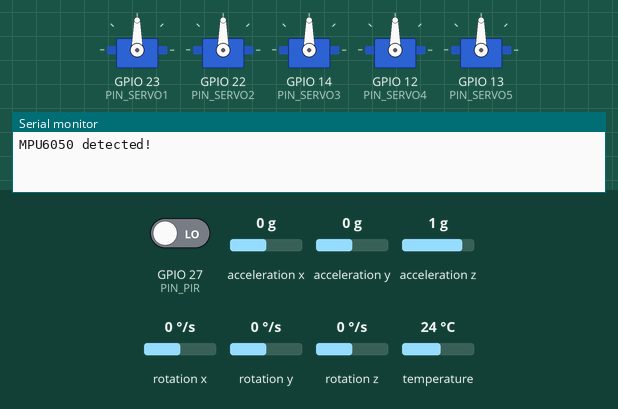
The sketch below on a simulated ESP32. Parts: 5 × servo, the last lines printed to the serial monitor. The test bench sets the inputs (shaded band); at power-on: GPIO 27 (PIN_PIR) LOW, rotation x 0 °/s, rotation y 0 °/s, acceleration x 0 g, acceleration y 0 g, acceleration z 1 g, rotation z 0 °/s, temperature 24 °C.

Above: at 1.2 s.
1.3 s: GPIO 27 (PIN_PIR) driven HIGH
At 2.1 s:
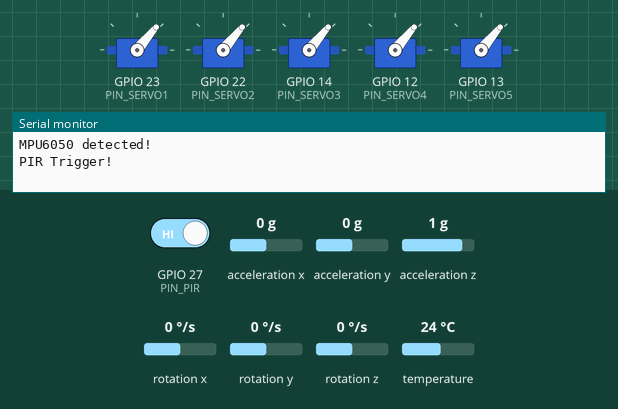
4.3 s: GPIO 27 (PIN_PIR) driven LOW
At 5.4 s:
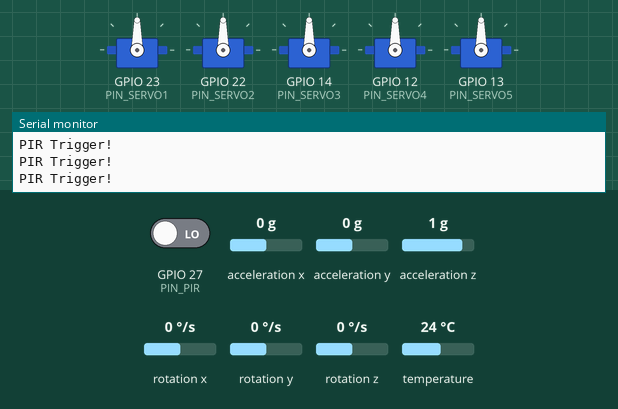
5.8 s: rotation x set to -192 °/s
At 7.0 s:
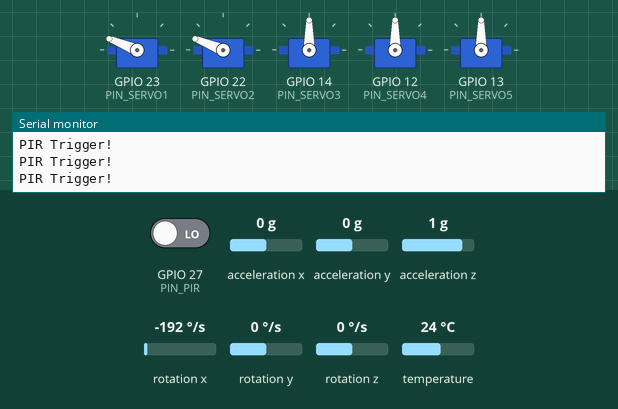
7.3 s: rotation y set to -192 °/s
At 8.1 s:
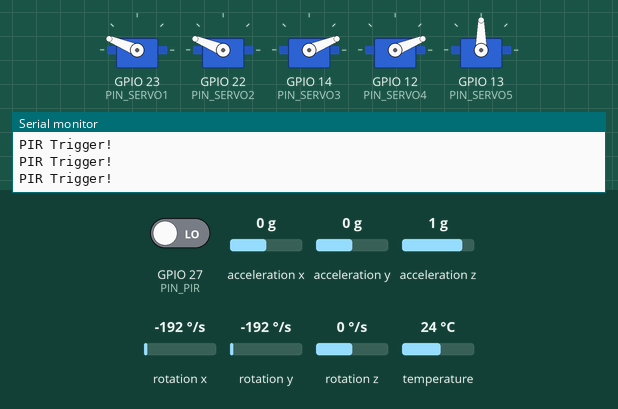
8.8 s: rotation x set to -100 °/s
At 9.1 s:
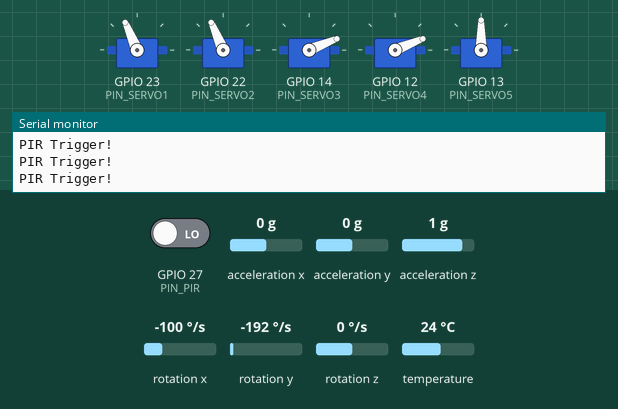
10.3 s: rotation y set to -100 °/s
At 10.6 s:
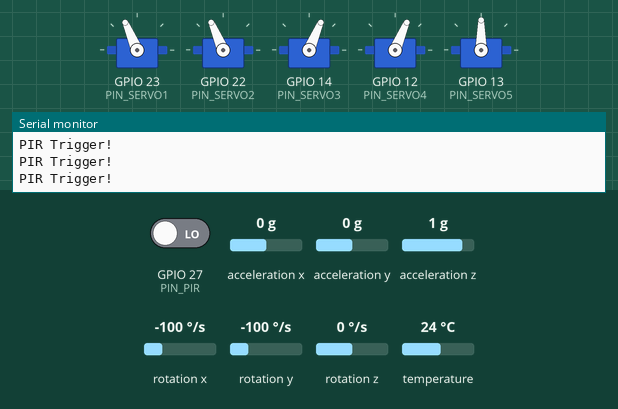
Timing chart, 0 to 12.8 s (numbered marks = the images above; inputs shaded):
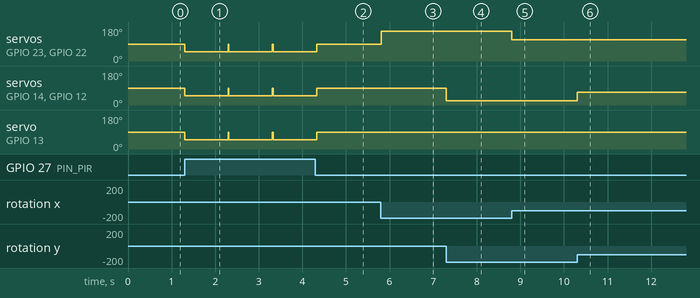

Measured:
- after the input at 1.3 s, servo on GPIO 23 (PIN_SERVO1), servo on GPIO 22 (PIN_SERVO2), servo on GPIO 14 (PIN_SERVO3), servo on GPIO 12 (PIN_SERVO4), servo on GPIO 13 (PIN_SERVO5): 90° → 50° at once
- after the input at 4.3 s, servo on GPIO 23 (PIN_SERVO1), servo on GPIO 22 (PIN_SERVO2), servo on GPIO 14 (PIN_SERVO3), servo on GPIO 12 (PIN_SERVO4), servo on GPIO 13 (PIN_SERVO5): goes on until 4.3 s, then stays 90°
- after the input at 5.8 s, servo on GPIO 23 (PIN_SERVO1), servo on GPIO 22 (PIN_SERVO2): 90° → 158° at once
- after the input at 7.3 s, servo on GPIO 14 (PIN_SERVO3), servo on GPIO 12 (PIN_SERVO4): 90° → 22° at once
- after the input at 8.8 s, servo on GPIO 23 (PIN_SERVO1), servo on GPIO 22 (PIN_SERVO2): 158° → 113° at once
- after the input at 10.3 s, servo on GPIO 14 (PIN_SERVO3), servo on GPIO 12 (PIN_SERVO4): 22° → 67° at once

The sketch:

sketch.ino
```cpp
// Nama: Gayuh Mukti Aji
// NIM: 25/566296/SV/27058

#include <ESP32Servo.h>
#include <Wire.h>
#include <Adafruit_MPU6050.h>

// inisialisasi sensor mpu6050
Adafruit_MPU6050 mpu;
// inisialisasi servo
Servo servo1, servo2, servo3, servo4, servo5;

// variable untuk perubahan yaw
float yawBefore = 0;
unsigned long lastStableTime = 0;
bool servo5Back = false;
int counter = 0;

#define threshold 0.01 // nilai batas perubahan yaw yg dianggap gerakan

// pin setiap komponen
#define PIN_PIR 27
#define PIN_SERVO1 23
#define PIN_SERVO2 22
#define PIN_SERVO3 14
#define PIN_SERVO4 12
#define PIN_SERVO5 13
#define PIN_SCL 19
#define PIN_SDA 21

void setup() {
  Serial.begin(115200);

  Wire.begin(PIN_SDA, PIN_SCL);

  // cek sensor mpu6050
  if (!mpu.begin()) {
    Serial.println("MPU6050 tidak terdeteksi!");
    while (1);
  }
  Serial.println("MPU6050 detected!");

  // set pin input PIR
  pinMode(PIN_PIR, INPUT);

  // frekuensi PWM servo
  servo1.setPeriodHertz(50);
  servo2.setPeriodHertz(50);
  servo3.setPeriodHertz(50);
  servo4.setPeriodHertz(50);
  servo5.setPeriodHertz(50);

  // connect servo ke masing masing pin
  servo1.attach(PIN_SERVO1);
  servo2.attach(PIN_SERVO2);
  servo3.attach(PIN_SERVO3);
  servo4.attach(PIN_SERVO4);
  servo5.attach(PIN_SERVO5);

  // posisi awal servo
  servo1.write(90);
  servo2.write(90);
  servo3.write(90);
  servo4.write(90);
  servo5.write(90);
}

void loop() {

  // variable sensor MPU (accelerometer, gyro, temperature)
  sensors_event_t a, g, temp;
  mpu.getEvent(&a, &g, &temp);

  // data rotasi
  float roll = g.gyro.x;
  float pitch = g.gyro.y;
  float yaw = g.gyro.z;

  // ambil status pir
  int statusPIR = digitalRead(PIN_PIR);

  // kondisi pir aktif
  if (statusPIR == HIGH) {
    Serial.println("PIR Trigger!");
    // servo bergerak serentak sebagai respon deteksi gerakan
    servo1.write(50);
    servo2.write(50);
    servo3.write(50);
    servo4.write(50);
    servo5.write(50);
    delay(1000);

    // kembali ke posisi default
    servo1.write(90);
    servo2.write(90);
    servo3.write(90);
    servo4.write(90);
    servo5.write(90);
  }
  else { // mode sensor mpu
    // mapping gyro menjadi derajat servo
    int sudut12 = map(roll, -4.36, 4.36, 180, 0); // berlawanan arah
    int sudut34 = map(pitch, -4.36, 4.36, 0, 180); // searah
    int sudut5 = map(yaw, -4.36, 4.36, 0, 180); // searah

    // servo 1 dan 2 bergerak sesuai dengan x axis
    servo1.write(sudut12);
    servo2.write(sudut12);
    // servo 3 dan 4 bergerak sesuai dengan y axis
    servo3.write(sudut34);
    servo4.write(sudut34);

    // selisih perubahan yaw
    float selisihYaw = abs(yaw - yawBefore);

    // servo 5
    if (!servo5Back) {
      if (selisihYaw > threshold) { // kalo yaw berubah besar servo mengikuti
        servo5.write(sudut5);
        counter = 0;
      }
      else if (counter > 9) { // yaw stabil
        lastStableTime = millis();
        servo5Back = true;
        counter = 0;
      }
      else counter++;
    }
    else {
      if (millis() - lastStableTime > 1000) { // yaw stabil 1 detik balik ke tengah
        servo5.write(90);
        servo5Back = false;
      }
    }

    yawBefore = yaw; // update nilai yaw
  }

  delay(10); // delay agar servo ga jitter
}
```
